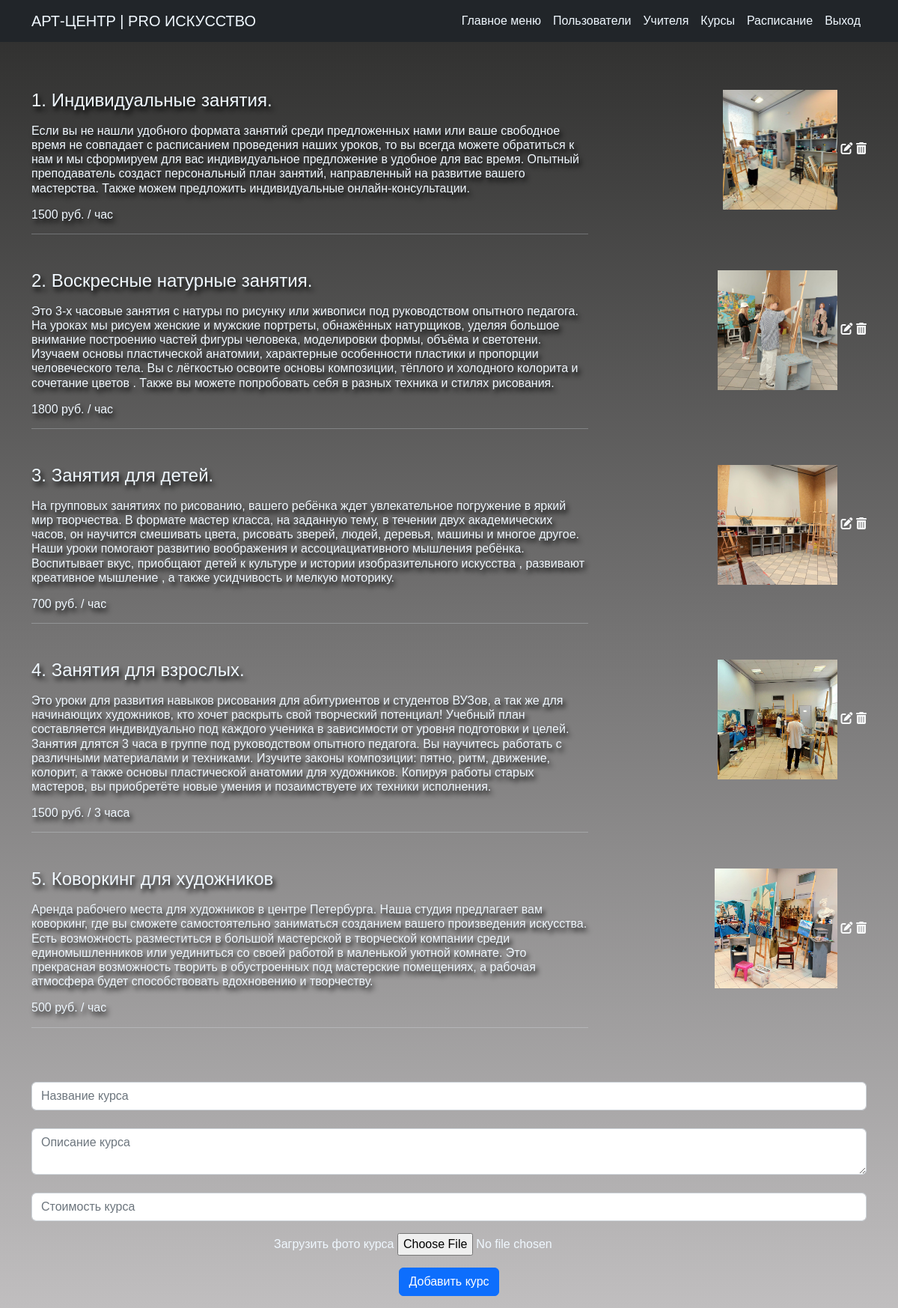
The page /add_course (signed in) on the database as committed earlier.
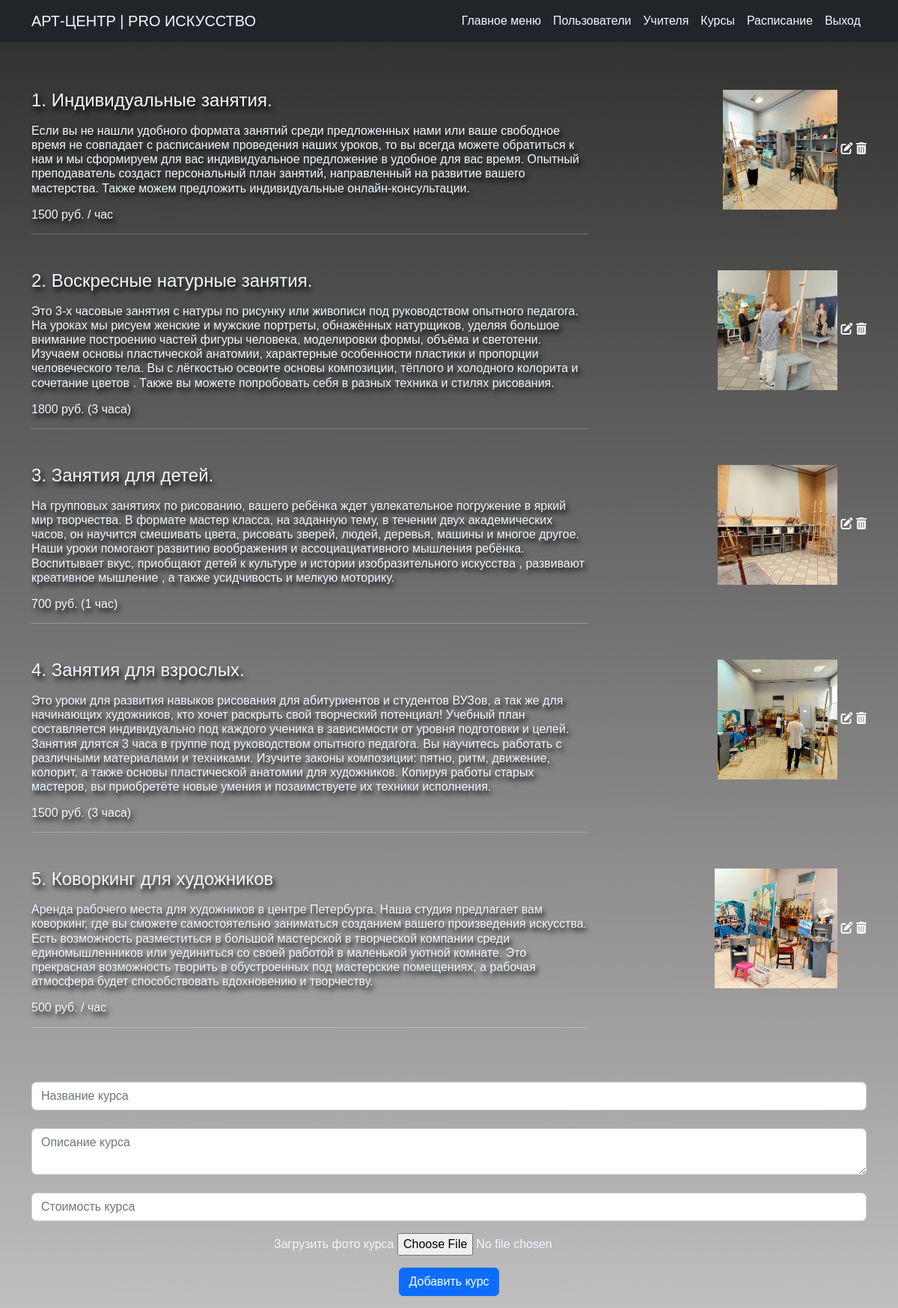
The same page on the database as committed later.
### models.py (models this page shows)
class Course(db.Model):
   __tablename__ = 'courses'
   id = db.Column(db.Integer, primary_key=True)
   name = db.Column(db.String(100))
   avatar = db.Column(db.String(1000))
   description = db.Column(db.String(1000))
   price = db.Column(db.Integer)

### app.py (the view, shortened to what this page needs)
@app.route('/add_course', methods=['GET', 'POST'])
@login_required
def add_course():
   courses = Course.query.order_by(Course.id.asc()).all()
   form = CourseRegisterForm()
   return render_template('addcourse.html', form=form, courses=courses)

### forms.py
class CourseRegisterForm(FlaskForm):
    name = StringField(label='', render_kw={'placeholder': 'Название курса'} ,validators=[DataRequired()])
    description = TextAreaField(label='', render_kw={'placeholder': 'Описание курса'} ,validators=[DataRequired()])
    price = StringField(label='', render_kw={'placeholder': 'Стоимость курса'} ,validators=[DataRequired()])
    path_photo = FileField(label='Загрузить фото курса')
    enter = SubmitField('Добавить курс')

### app.py (called while the page is built)
@login_manager.user_loader
def load_user(user_id):
    return User.query.get(int(user_id))

### templates/addcourse.html (shortened to what this page needs)
{% extends 'base.html' %}
{% import "bootstrap/wtf.html" as wtf %}
{% block body %}
<section id="courses">
    <div class="container courses">
        {% for database in courses: %}
        <div class="row g-0 text-center course_block">
            <div class="col-sm-6 col-md-8 ttext">
                <h4>{{ database.id }}.
                    {{ database.name }}
                </h4>
                <h6>{{ database.description }}</h6>
                <h6>{{ database.price }}</h6>
                <hr>
            </div>
            <div class="col-6 col-md-4 timage">
                <img class='cavatar' src="{{ database.avatar }}" alt="avatar">
                <a class="text-light" href="{{ url_for('edit_course', course_id=database.id) }}"><i class="fa-solid fa-pen-to-square"></i></a>
                <a class="text-light" href="{{ url_for('delete_course', course_id=database.id) }}"><i
                        class="fa-solid fa-trash-can"></i></a>
            </div>
        </div>
        {% endfor %}
    </div>
</section>
<section id="add_course">
    <div class="container add_course_form">
        {{ wtf.quick_form(form, novalidate=True, button_map={"enter": "primary"}) }}
    </div>
</section>
{% endblock %}

### templates/base.html (shortened to what this page needs)
<!DOCTYPE html>
<html lang="en">
<head>
    <link href="https://cdn.jsdelivr.net/npm/bootstrap@5.2.0/dist/css/bootstrap.min.css" rel="stylesheet"
>
    <link rel="stylesheet" href="{{ url_for('static', filename='styles.css') }}">
</head>
<body>
    <header>
        <nav class="navbar fixed-top navbar-expand-lg bg-dark navbar-dark">
            <div class="container">
                <a class="navbar-brand" href="{{ url_for('home')}}">АРТ-ЦЕНТР | PRO ИСКУССТВО</a>
                <div class="collapse navbar-collapse" id="navbarNav">
                    <ul class="navbar-nav ms-auto">
                        <li class="nav-item">
                            <a class="nav-link" href="{{ url_for('menu') }}">Главное меню</a>
                        </li>
                        <li class="nav-item">
                            <a class="nav-link" href="{{ url_for('add_user') }}">Пользователи</a>
                        </li>
                        <li class="nav-item">
                            <a class="nav-link" href="{{ url_for('add_teacher') }}">Учителя</a>
                        </li>
                        <li class="nav-item">
                            <a class="nav-link" href="{{ url_for('add_course') }}">Курсы</a>
                        </li>
                        <li class="nav-item">
                            <a class="nav-link" href="{{ url_for('add_schelude') }}">Расписание</a>
                        </li>
                        <li class="nav-item">
                            <a class="nav-link" href="{{ url_for('logout') }}">Выход</a>
                        </li>
                    </ul>
                </div>
            </div>
        </nav>
    </header>
    {% block body %}{% endblock %}
</body>

### static/styles.css (style rules this page uses)
body { text-align: center; font-family: 'Raleway', sans-serif; overflow-y: auto; -webkit-overflow-scrolling: touch; background-image: linear-gradient(rgba(51, 45, 45, 0.9), rgba(51, 45, 45, 0.6)), url("/static/images/gallery/img-bg-3.jpg"); background-repeat: no-repeat; background-size: cover; background-position: unset; background-attachment: fixed; }
h1, h2, h3, h4, h5, h6, table { text-shadow: 3px 5px 6px black; }
.index-logo-text, .navbar-brand, .nav-link, .text-message, .admin-footer, .about-txt, body { color: aliceblue; }
.ttext { text-align: left; }
.timage { text-align: right; }
#path_photo { margin-top: 1rem; }
#courses { padding-top: 10%; }
.cavatar { height: 10rem; }
.course_block { padding-bottom: 2rem; }
#enter { margin-top: 1rem; margin-bottom: 1rem; }
@media (max-width: 1600px) { body { background: #2D2D2C; background: -webkit-linear-gradient(top, #2D2D2C, #C0BEBF); background: -moz-linear-gradient(top, #2D2D2C, #C0BEBF); background: linear-gradient(to bottom, #2D2D2C, #C0BEBF); } }

Rows that differ between the two databases and show on the page:
changed Course "Воскресные натурные занятия.": price "1800 руб. / час" → "1800 руб. (3 часа)"
changed Course "Занятия для детей.": price "700 руб. / час" → "700 руб. (1 час)"
changed Course "Занятия для взрослых.": price "1500 руб. / 3 часа" → "1500 руб. (3 часа)"
